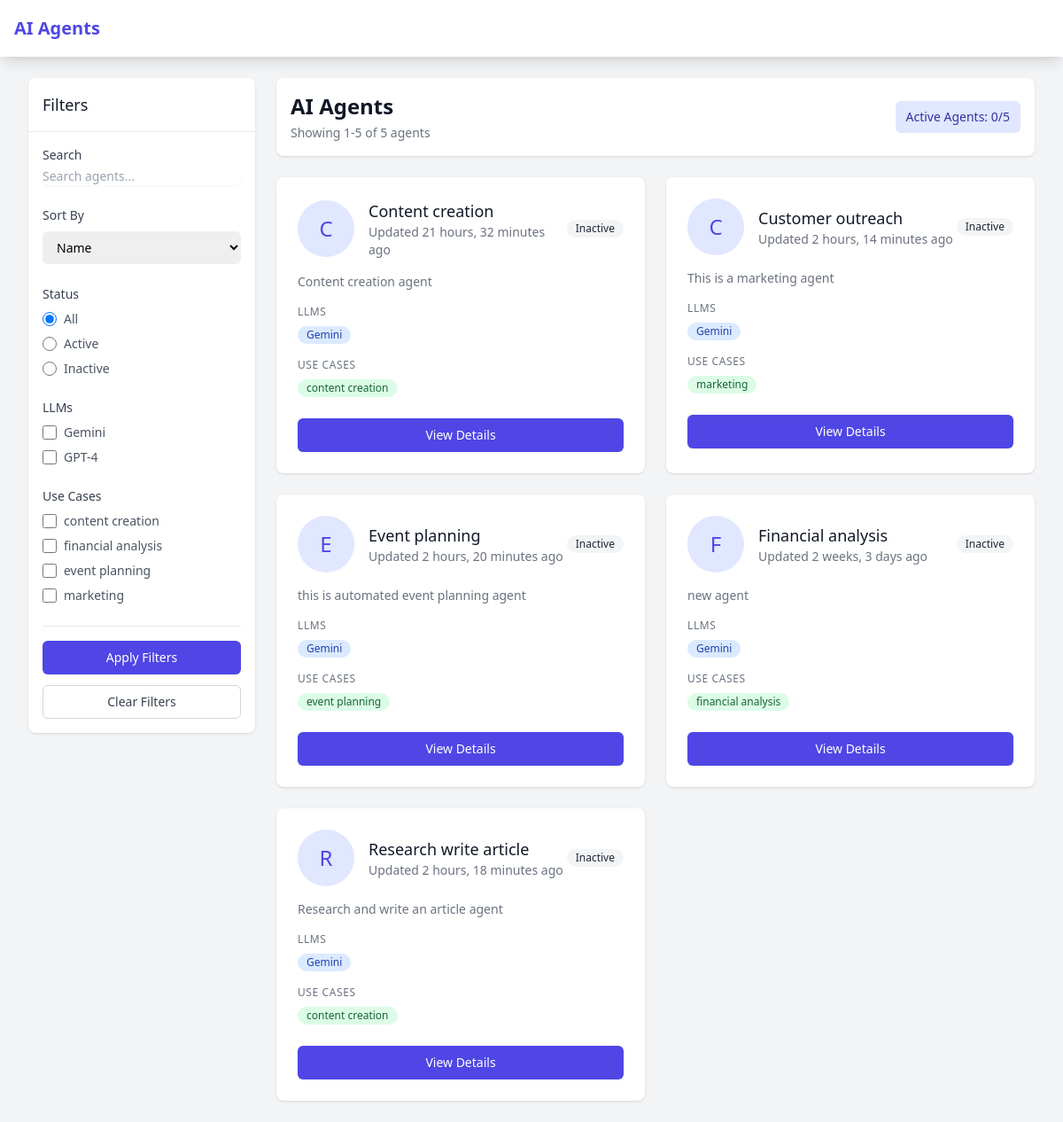
The page / on the database its author committed.
### agents/models.py (models this page shows, shortened)
class AgentLLM(models.Model):
    name = models.CharField(max_length=100)

class Usecase(models.Model):
    name = models.CharField(max_length=100)
    description = models.TextField(blank=True, null=True)

class Agent(models.Model):
    name = models.CharField(max_length=100)
    description = models.TextField()
    created_at = models.DateTimeField(auto_now_add=True)
    is_active = models.BooleanField(default=False)
    updated_at = models.DateTimeField(auto_now=True)
    uploaded_by = models.ForeignKey(get_user_model(), on_delete=models.SET_NULL, null=True, related_name='agents')
    usecases = models.ManyToManyField(Usecase, related_name='agents',blank=True)
    llms =  models.ManyToManyField(AgentLLM, related_name='agents',blank=True)
    class Meta:
        indexes = [
            models.Index(fields=['name', 'is_active']),
            models.Index(fields=['-created_at'])
        ]

### agents/views.py (the view)
# urls.py: path('', views.AgentListView.as_view(), name='agent-list'),
class AgentListView(ListView):
    model = Agent
    template_name = 'agents/agent_list.html'
    context_object_name = 'agents'
    paginate_by = 8  # Show 8 agents per page
    def get_queryset(self):
        queryset = Agent.objects.all().prefetch_related('llms', 'usecases')
        search_query = self.request.GET.get('search', '')
        if search_query:
            queryset = queryset.filter(
                Q(name__icontains=search_query) |
                Q(description__icontains=search_query)
            )
        llm_filter = self.request.GET.getlist('llm')
        if llm_filter:
            queryset = queryset.filter(llms__id__in=llm_filter).distinct()
        usecase_filter = self.request.GET.getlist('usecase')
        if usecase_filter:
            queryset = queryset.filter(usecases__id__in=usecase_filter).distinct()
        status = self.request.GET.get('status')
        if status == 'active':
            queryset = queryset.filter(is_active=True)
        elif status == 'inactive':
            queryset = queryset.filter(is_active=False)
        sort_by = self.request.GET.get('sort', 'name')
        if sort_by == 'name':
            queryset = queryset.order_by('name')
        elif sort_by == 'created':
            queryset = queryset.order_by('-created_at')
        elif sort_by == 'updated':
            queryset = queryset.order_by('-updated_at')
        return queryset
    def get_context_data(self, **kwargs):
        context = super().get_context_data(**kwargs)
        context['llms'] = AgentLLM.objects.all()
        context['use_cases'] = Usecase.objects.all()
        context['current_filters'] = {
            'search': self.request.GET.get('search', ''),
            'llm': self.request.GET.getlist('llm'),
            'usecase': self.request.GET.getlist('usecase'),
            'status': self.request.GET.get('status', ''),
            'sort': self.request.GET.get('sort', 'name'),
        }
        context['total_agents'] = Agent.objects.count()
        context['active_agents'] = Agent.objects.filter(is_active=True).count()
        context['selected_llms'] = [int(x) for x in self.request.GET.getlist('llm')]
        context['selected_usecases'] = [int(x) for x in self.request.GET.getlist('usecase')]
        return context

### templates/agents/agent_list.html (shortened to what this page needs)
{% extends 'base.html' %}
{% block content %}
<div class="max-w-7xl mx-auto">
    <div class="flex flex-col md:flex-row gap-6">
        <div class="md:w-64 flex-shrink-0">
            <div class="bg-white rounded-lg shadow">
                <div class="p-4 border-b border-gray-200">
                    <h2 class="text-lg font-medium text-gray-900">Filters</h2>
                </div>
                <form method="get" id="filter-form" class="p-4 space-y-6">
                    <div>
                        <label for="search" class="block text-sm font-medium text-gray-700">Search</label>
                        <div class="mt-1">
                            <input type="text"
                                   name="search"
                                   id="search"
                                   value="{{ current_filters.search }}"
                                   class="shadow-sm focus:ring-indigo-500 focus:border-indigo-500 block w-full sm:text-sm border-gray-300 rounded-md"
                                   placeholder="Search agents...">
                        </div>
                    </div>
                    <div>
                        <label class="block text-sm font-medium text-gray-700 mb-2">Sort By</label>
                        <select name="sort"
                                class="mt-1 block w-full pl-3 pr-10 py-2 text-base border-gray-300 focus:outline-none focus:ring-indigo-500 focus:border-indigo-500 sm:text-sm rounded-md">
                            <option value="name" {% if current_filters.sort == 'name' %}selected{% endif %}>Name</option>
                        </select>
                    </div>
                    <div>
                        <label class="block text-sm font-medium text-gray-700 mb-2">Status</label>
                        <div class="space-y-2">
                            <div class="flex items-center">
                                <input type="radio"
                                       name="status"
                                       value=""
                                       {% if not current_filters.status %}checked{% endif %}
                                       class="h-4 w-4 text-indigo-600 focus:ring-indigo-500 border-gray-300">
                                <label class="ml-2 text-sm text-gray-600">All</label>
                            </div>
                            <div class="flex items-center">
                                <input type="radio"
                                       name="status"
                                       value="active"
                                       class="h-4 w-4 text-indigo-600 focus:ring-indigo-500 border-gray-300">
                                <label class="ml-2 text-sm text-gray-600">Active</label>
                            </div>
                            <div class="flex items-center">
                                <input type="radio"
                                       name="status"
                                       value="inactive"
                                       class="h-4 w-4 text-indigo-600 focus:ring-indigo-500 border-gray-300">
                                <label class="ml-2 text-sm text-gray-600">Inactive</label>
                            </div>
                        </div>
                    </div>
                    <div>
                        <label class="block text-sm font-medium text-gray-700 mb-2">LLMs</label>
                        <div class="space-y-2 max-h-48 overflow-y-auto pr-2 scrollbar-thin scrollbar-thumb-gray-300">
                            {% for llm in llms %}
                            <div class="flex items-center">
                                <input type="checkbox"
                                       name="llm"
                                       value="{{ llm.id }}"
                                       class="h-4 w-4 text-indigo-600 focus:ring-indigo-500 border-gray-300 rounded">
                                <label class="ml-2 text-sm text-gray-600">{{ llm.name }}</label>
                            </div>
                            {% endfor %}
                        </div>
                    </div>
                    <div>
                        <label class="block text-sm font-medium text-gray-700 mb-2">Use Cases</label>
                        <div class="space-y-2 max-h-48 overflow-y-auto pr-2 scrollbar-thin scrollbar-thumb-gray-300">
                            {% for use_case in use_cases %}
                            <div class="flex items-center">
                                <input type="checkbox"
                                       name="usecase"
                                       value="{{ use_case.id }}"
                                       class="h-4 w-4 text-indigo-600 focus:ring-indigo-500 border-gray-300 rounded">
                                <label class="ml-2 text-sm text-gray-600">{{ use_case.name }}</label>
                            </div>
                            {% endfor %}
                        </div>
                    </div>
                    <div class="space-y-3 pt-4 border-t border-gray-200">
                        <button type="submit"
                                class="w-full inline-flex justify-center items-center px-4 py-2 border border-transparent text-sm font-medium rounded-md shadow-sm text-white bg-indigo-600 hover:bg-indigo-700 focus:outline-none focus:ring-2 focus:ring-offset-2 focus:ring-indigo-500">
                            Apply Filters
                        </button>
                        <a href="{% url 'agent-list' %}"
                           class="w-full inline-flex justify-center items-center px-4 py-2 border border-gray-300 text-sm font-medium rounded-md text-gray-700 bg-white hover:bg-gray-50 focus:outline-none focus:ring-2 focus:ring-offset-2 focus:ring-indigo-500">
                            Clear Filters
                        </a>
                    </div>
                </form>
            </div>
        </div>
        <div class="flex-1">
            <div class="bg-white rounded-lg shadow mb-6 p-4">
                <div class="sm:flex sm:items-center sm:justify-between">
                    <div>
                        <h1 class="text-2xl font-bold text-gray-900">AI Agents</h1>
                        <p class="mt-1 text-sm text-gray-500">
                            Showing {{ page_obj.start_index }}-{{ page_obj.end_index }} of {{ total_agents}} agents
                        </p>
                    </div>
                    <div class="mt-4 sm:mt-0">
                        <span class="inline-flex items-center px-3 py-2 rounded-md text-sm font-medium bg-indigo-100 text-indigo-800">
                            Active Agents: {{ active_agents }}/{{ total_agents }}
                        </span>
                    </div>
                </div>
            </div>
            <div class="grid grid-cols-1 gap-6 lg:grid-cols-2">
                {% for agent in agents %}
                <div class="bg-white overflow-hidden shadow rounded-lg hover:shadow-lg transition-shadow duration-200">
                    <div class="px-4 py-5 sm:p-6">
                        <div class="flex items-center">
                            <div class="w-16 h-16 rounded-full bg-indigo-100 flex items-center justify-center">
                                <span class="text-2xl text-indigo-600">{{ agent.name|first }}</span>
                            </div>
                            <div class="ml-4 flex-1">
                                <h3 class="text-lg font-medium text-gray-900">{{ agent.name }}</h3>
                                <p class="text-sm text-gray-500">Updated {{ agent.updated_at|timesince }} ago</p>
                            </div>
                            {% if agent.is_active %}
                                <span class="inline-flex items-center px-2.5 py-0.5 rounded-full text-xs font-medium bg-green-100 text-green-800">
                                    Active
                                </span>
                            {% else %}
                                <span class="inline-flex items-center px-2.5 py-0.5 rounded-full text-xs font-medium bg-gray-100 text-gray-800">
                                    Inactive
                                </span>
                            {% endif %}
                        </div>
                        <p class="mt-4 text-sm text-gray-500">{{ agent.description|truncatewords:30 }}</p>
                        <div class="mt-4">
                            <h4 class="text-xs font-medium text-gray-500 uppercase tracking-wider">LLMs</h4>
                            <div class="mt-2 flex flex-wrap gap-2">
                                {% for llm in agent.llms.all %}
                                    <span class="inline-flex items-center px-2.5 py-0.5 rounded-full text-xs font-medium bg-blue-100 text-blue-800">
                                        {{ llm.name }}
                                    </span>
                                {% endfor %}
                            </div>
                        </div>
                        <div class="mt-4">
                            <h4 class="text-xs font-medium text-gray-500 uppercase tracking-wider">Use Cases</h4>
                            <div class="mt-2 flex flex-wrap gap-2">
                                {% for use_case in agent.usecases.all %}
                                    <span class="inline-flex items-center px-2.5 py-0.5 rounded-full text-xs font-medium bg-green-100 text-green-800">
                                        {{ use_case.name }}
                                    </span>
                                {% endfor %}
                            </div>
                        </div>
                        <div class="mt-6">
                            <a href="{% url 'agent-detail' agent.pk %}"
                               class="inline-flex items-center px-4 py-2 border border-transparent text-sm font-medium rounded-md shadow-sm text-white bg-indigo-600 hover:bg-indigo-700 w-full justify-center">
                                View Details
                            </a>
                        </div>
                    </div>
                </div>
                {% endfor %}
            </div>
{% endblock %}

### rows shown on the page
AgentLLM: name "Gemini"
AgentLLM: name "GPT-4"
Usecase: name "content creation"
Usecase: name "financial analysis"
Usecase: name "event planning"
Usecase: name "marketing"
Agent: name|first "C", name "Content creation", updated_at "21 hours, 32 minutes", is_active "Inactive", description "Content creation agent"
Agent: name|first "C", name "Customer outreach", updated_at "2 hours, 14 minutes", is_active "Inactive", description "This is a marketing agent"
Agent: name|first "E", name "Event planning", updated_at "2 hours, 20 minutes", is_active "Inactive", description "this is automated event planning agent"
Agent: name|first "F", name "Financial analysis", updated_at "2 weeks, 3 days", is_active "Inactive", description "new agent"
Agent: name|first "R", name "Research write article", updated_at "2 hours, 18 minutes", is_active "Inactive", description "Research and write an article agent"

### other values the page prints
{{ page_obj.start_index }} "1"
{{ page_obj.end_index }} "5"
{{ total_agents }} "5"
{{ active_agents }} "0"
